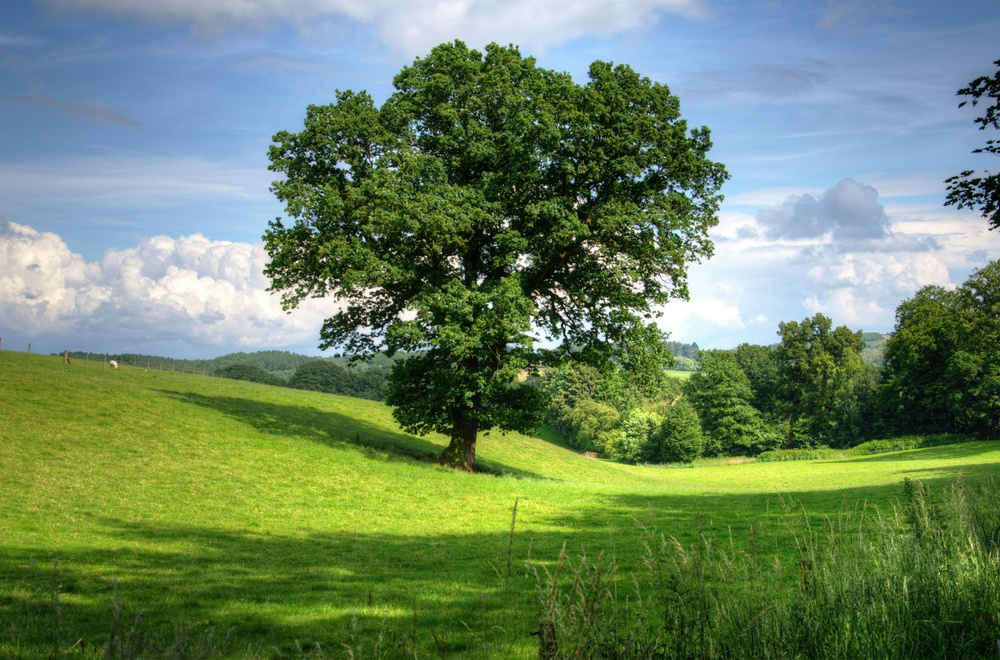
#> input picture day 5 assessment/tree.jpeg, 1000 x 660 px, shrunk from 4944 x 3263 before the run
$ python edges.py
#> lines starting #> are read from the running program, lines starting #| are printed output that depends on the picture; after the words box and inside, x2 and y2 are one past the last pixel; in counts of white or black regions, pixels touching at a corner belong together
import cv2
import matplotlib.pyplot as plt
img = cv2.imread("tree.jpeg")
#> img is the input picture: shape (660, 1000, 3); mean B, G, R 99.5, 132.9, 108.6

blur = cv2.blur(img,(15,15))
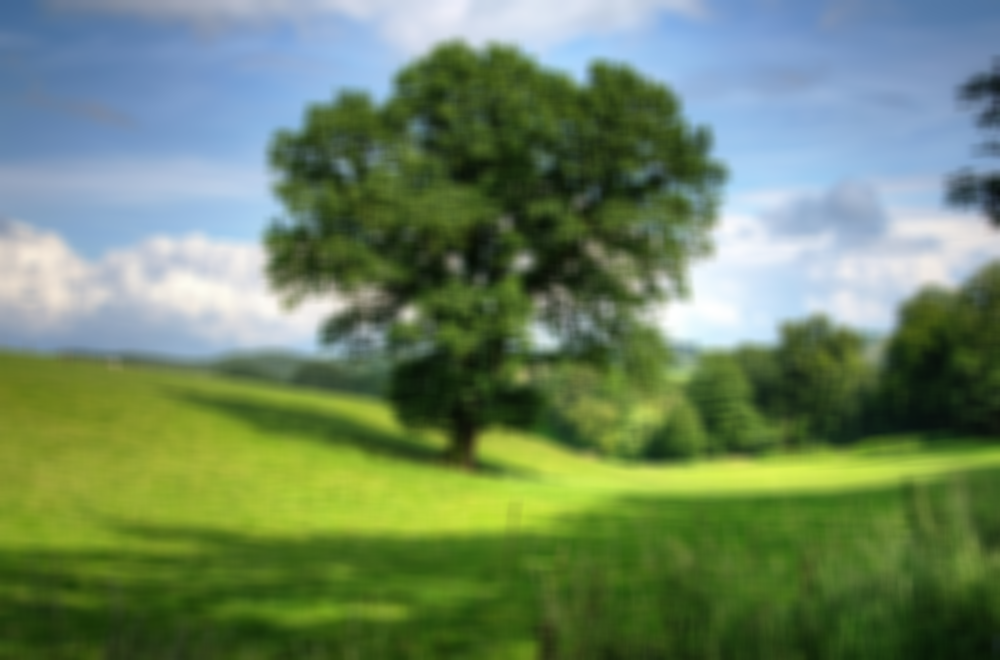
#> blur: shape (660, 1000, 3); mean B, G, R 99.5, 132.9, 108.6
gaussian = cv2.GaussianBlur(img,(15,15),0)
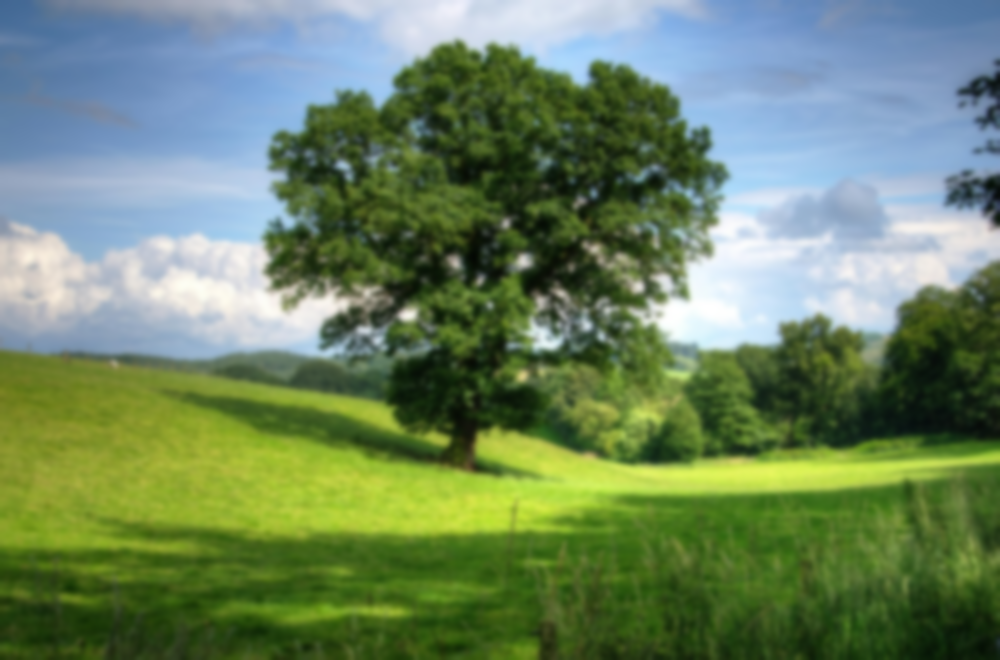
#> gaussian: shape (660, 1000, 3); mean B, G, R 99.5, 132.9, 108.6
gray = cv2.cvtColor(img,cv2.COLOR_BGR2GRAY)
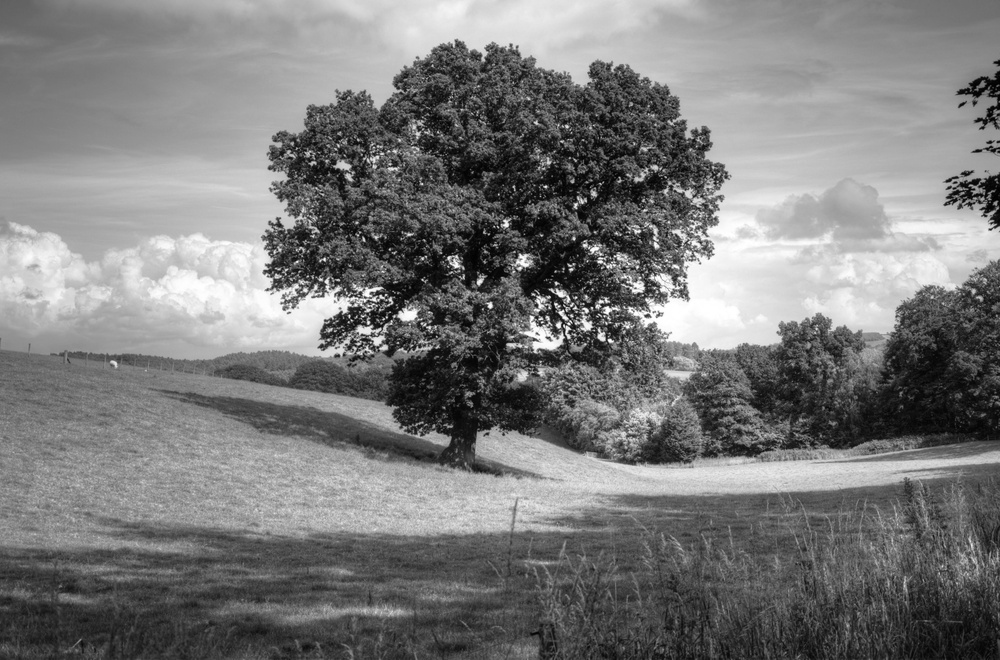
#> gray: shape (660, 1000); min 0, max 255, mean 121.9
edges = cv2.Canny(gray,100,300)
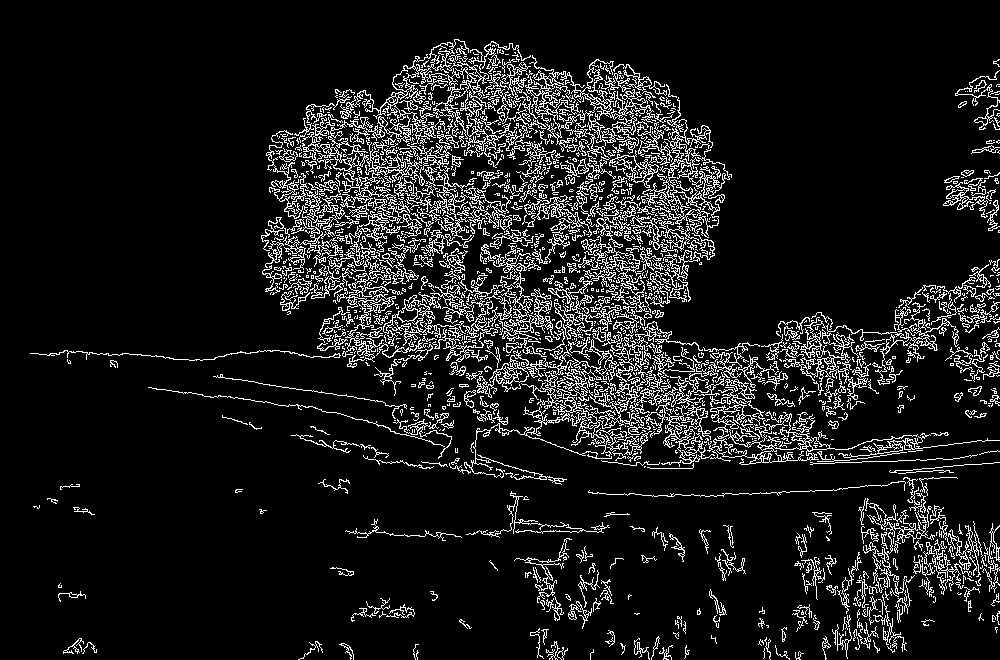
#> edges: shape (660, 1000); 10.3% white in thin lines or dots
threshold, thresh = cv2.threshold(gray,0,255,cv2.THRESH_BINARY+cv2.THRESH_OTSU)
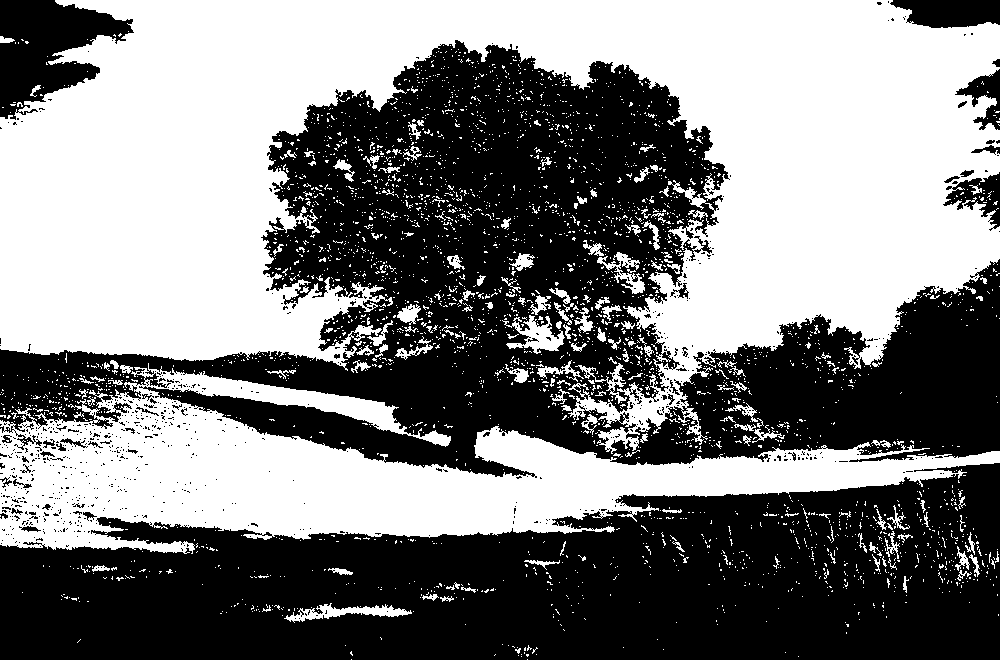
#> thresh: shape (660, 1000); 49.2% white; 3265 white regions (3096 under 20 px), largest, box (x1, y1, x2, y2) and area: (0, 0, 1000, 454) 226471, (0, 363, 1000, 554) 76438, (502, 315, 565, 354) 1028
#> threshold = 122

plt.imshow(cv2.cvtColor(edges,cv2.COLOR_BGR2RGB))
plt.show()

$ run again, with day 5 assessment/bird image.jpeg copied over day 5 assessment/tree.jpeg
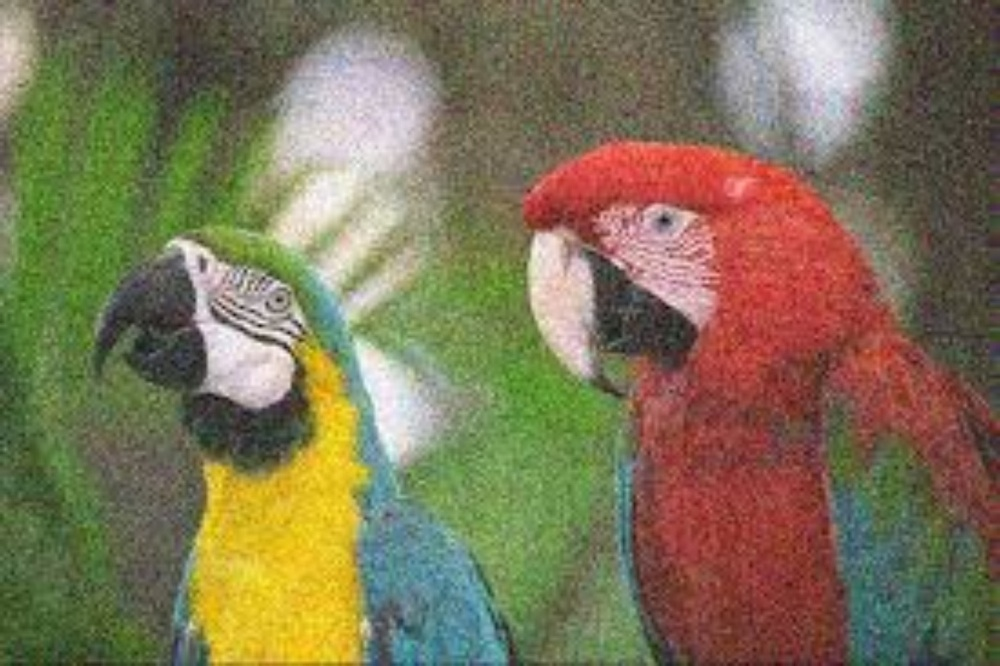
#> input picture day 5 assessment/bird image.jpeg, 1000 x 666 px, shrunk from 1380 x 919 before the run
#> img is the input picture: shape (666, 1000, 3); mean B, G, R 86.6, 116.5, 126.4
#> `edges = cv2.Canny(gray,100,300)`:
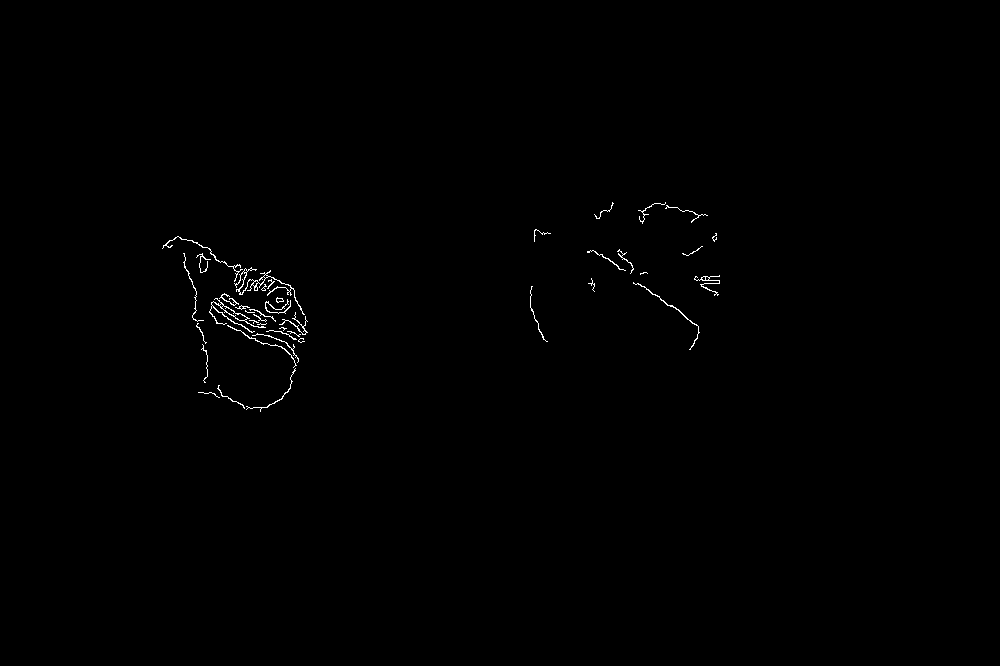
#> edges: shape (666, 1000); 0.37% white in thin lines or dots, all inside (x1, y1, x2, y2) = (162, 202, 720, 412)
#> `threshold, thresh = cv2.threshold(gray,0,255,cv2.THRESH_BINARY+cv2.THR..`:
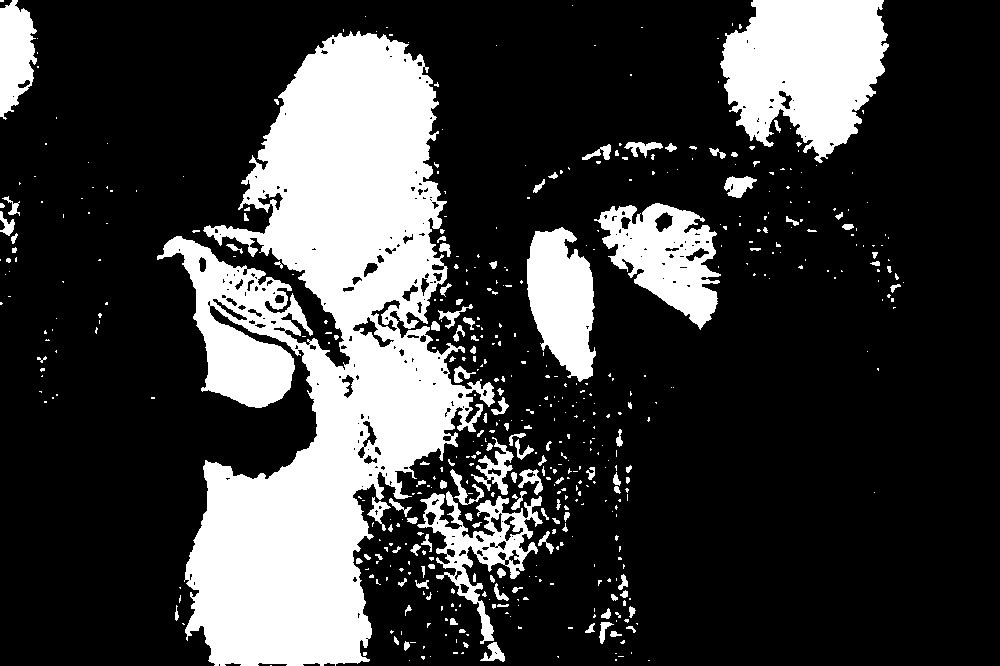
#> thresh: shape (666, 1000); 23.9% white; 514 white regions (387 under 20 px), largest, box (x1, y1, x2, y2) and area: (157, 31, 495, 666) 105407, (720, 0, 889, 163) 19150, (594, 203, 721, 330) 8306
#> threshold = 137

$ run again, with day 5 assessment/building.jpeg.jpeg copied over day 5 assessment/tree.jpeg
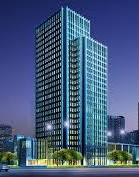
#> input picture day 5 assessment/building.jpeg.jpeg, 139 x 177 px
#> img is the input picture: shape (177, 139, 3); mean B, G, R 124.2, 90.3, 69.4
#> `edges = cv2.Canny(gray,100,300)`:
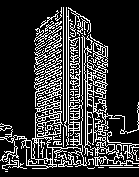
#> edges: shape (177, 139); 20.6% white in thin lines or dots
#> `threshold, thresh = cv2.threshold(gray,0,255,cv2.THRESH_BINARY+cv2.THR..`:
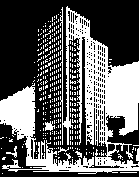
#> thresh: shape (177, 139); 37.6% white; 341 white regions (335 under 20 px), largest, box (x1, y1, x2, y2) and area: (0, 6, 139, 174) 8012, (45, 121, 55, 131) 64, (6, 146, 17, 158) 41, (136, 148, 139, 161) 31, (58, 147, 69, 153) 24, (75, 151, 82, 158) 24
#> threshold = 97
